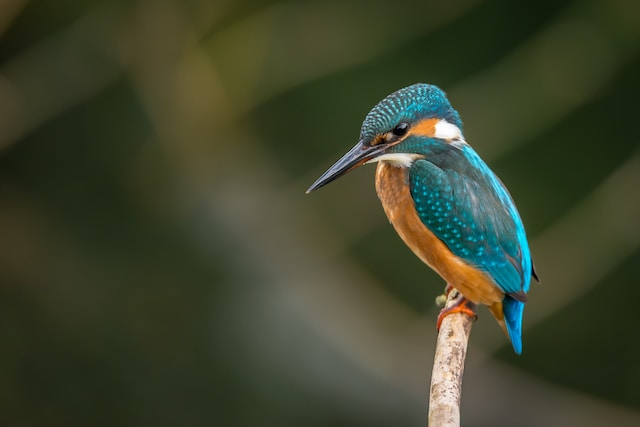
#> input picture Lessons/images/bird small.jpg, 640 x 427 px, found by its file name
$ python Lesson-99.py
#> lines starting #> are read from the running program, lines starting #| are printed output that depends on the picture

# Read jpg image and get R, G, B pixel value of the image and store in 2 dimensional array
# # Replace green background with sky background
# Put the image into numpy array and process the image using numpy array
# Appy Gussian blur to the image

# Import the necessary packages
from PIL import Image
import numpy as np
import matplotlib.pyplot as plt
import datetime

# Open the image file name "bird.jpg" from the subfolder "Lessons\Lesson-01 Image Processing"
image=Image.open("Lessons\images\\bird small.jpg")
#> image is the input picture: PIL image 640x427 RGB; mean R, G, B 61.7, 67.7, 45.2


#image=Image.open("Lessons\images\green.jpg")


# Get the pixel value of the image
pixel_data = list(image.getdata())
#> pixel_data = 273280 items

# Create an empty array to store RGB values
rgb_array = []

i = -1

# Iterate through each pixel's RGB values and store in the array
print("Load image")
for pixel in pixel_data:
    r, g, b = pixel
    rgb_array.append((r, g, b))
#> this loop made 273280 passes
#> (r, g, b) on passes 1 to 3: (81, 68, 36), (81, 68, 36), (80, 67, 35)
#> after the loop, rgb_array = 273280 items


# Convert the rgb_array to a NumPy array
rgb_array = np.array(rgb_array, dtype=np.uint8)


# Reshape the array to match the original image dimensions
print("Reshape image")
width, height = image.size
#> width = 640; height = 427
rgb_array = rgb_array.reshape(height, width, 3)


########################################
# Create a function to apply Gaussian blur to an image
########################################
def apply_gaussian_blur(image, kernel_size):
#> called with kernel_size = 5
    height, width, channels = image.shape
#> height = 427; width = 640; channels = 3
    blurred_image = np.zeros((height, width, channels), dtype=np.uint8)

    # Get Total pixel of the image
    total_pixels = height * width
#> total_pixels = 273280
    print("Processing: ", total_pixels, " pixels")
#| Processing:  273280  pixels

    padding = kernel_size // 2  # Padding size
    sigma = 1.0  # Gaussian standard deviation

    # Loop through width and height of the image
    processed_pixel = 0

    for i in range(padding, height - padding):
        for j in range(padding, width - padding):
            for c in range(channels):
                total = 0
                weight_sum = 0
                for ki in range(-padding, padding + 1):
                    for kj in range(-padding, padding + 1):
                        weight = np.exp(-(ki**2 + kj**2) / (2 * sigma**2))
                        total += image[i + ki, j + kj, c] * weight
                        weight_sum += weight

                blurred_image[i, j, c] = int(total / weight_sum)

        # Calculate the progress in percentage in integer
        processed_pixel += width - 2 * padding  # Counting processed pixels in the current row

        # Print process in percentage in interger in same line for replacement of previous progress value in same line
        progress = processed_pixel / total_pixels * 100
        print(f"\rProgress: {progress:.2f}%", end="")
#> after the loop, processed_pixel = 269028

    return blurred_image

kernel_size = 5  # Kernel size for Gaussian blur

# Apply Gaussian blur to the processed pixel data
blurred_image = apply_gaussian_blur(rgb_array , kernel_size)
 # Print process in percentage in interger in same line for replacement of previous progress value in same line
progress = 100
print(f"\rProgress: {progress:.2f}%", end="")

# Display the original and blurred images side by side using matplotlib
plt.figure(figsize=(10, 5))
plt.subplot(1, 2, 1)
plt.imshow(rgb_array )
plt.title('Original Image')
plt.axis('off')

plt.subplot(1, 2, 2)
plt.imshow(blurred_image)
plt.title('Blurred Image')
plt.axis('off')

plt.tight_layout()
plt.show()
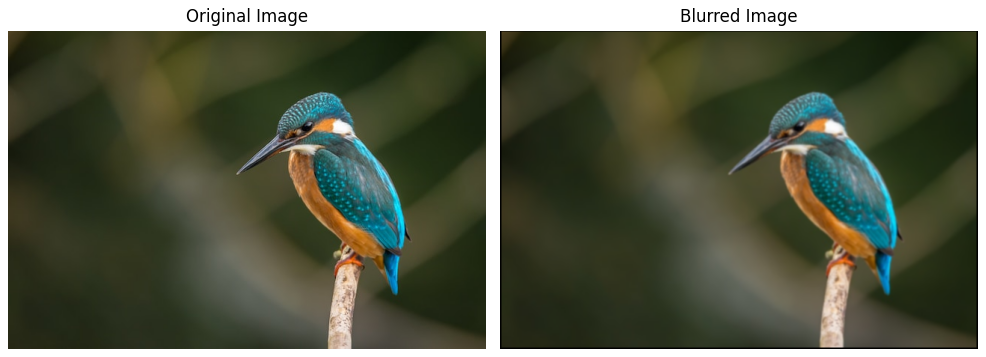
#> figure drawn by matplotlib, 2 panels
